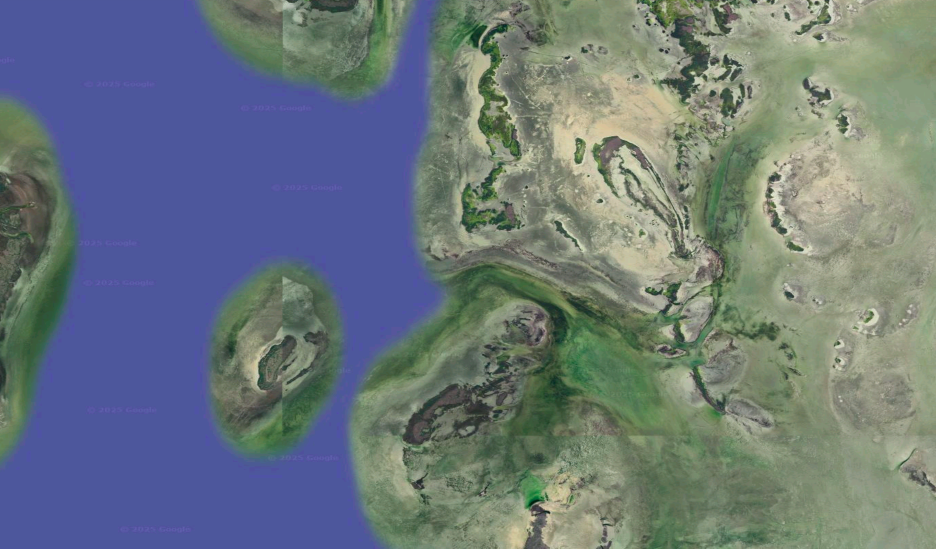
#> input picture lab5/data/img.png, 1872 x 1097 px (shown at 1/2 size); its folder holds 4 pictures in this run
$ python lab5.py
#> lines starting #> are read from the running program, lines starting #| are printed output that depends on the picture; after the words box and inside, x2 and y2 are one past the last pixel; in counts of white or black regions, pixels touching at a corner belong together
import os
import numpy as np
import shutil
from PIL import Image
from sklearn.cluster import KMeans
from sklearn.preprocessing import StandardScaler
from scipy.stats import entropy

main_dir = "data"
res = "кластери_результат"
s = (500, 500)

files = [f for f in os.listdir(main_dir) if f.lower().endswith(('.png'))]

if len(files) < 2:
    exit()

n_clusters = min(6, len(files))

os.makedirs(res, exist_ok=True)


def load_img(f):
#> called with f = 'img.png'
    path = os.path.join(main_dir, f)
    img = Image.open(path).convert("RGB").resize(s)
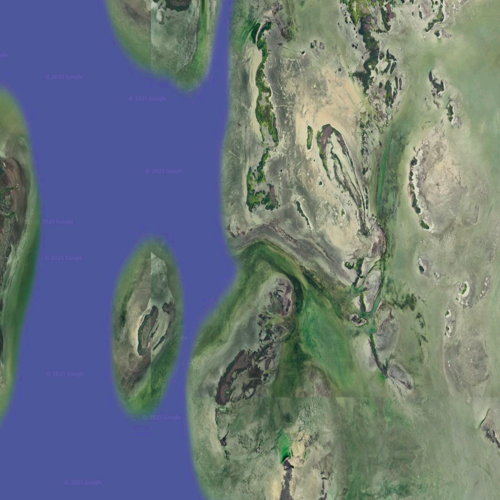
#> img: PIL image 500x500 RGB; mean R, G, B 107.3, 119, 124.5
    return np.array(img) / 255.0


def ultimate_features(img):
    hsv_img = Image.fromarray((img * 255).astype('uint8')).convert('HSV')
#> hsv_img: PIL image 500x500 HSV; mean H, S, V 96.9, 74.9, 141.2
    hsv = np.array(hsv_img)
    h = hsv[:, :, 0] / 179.0
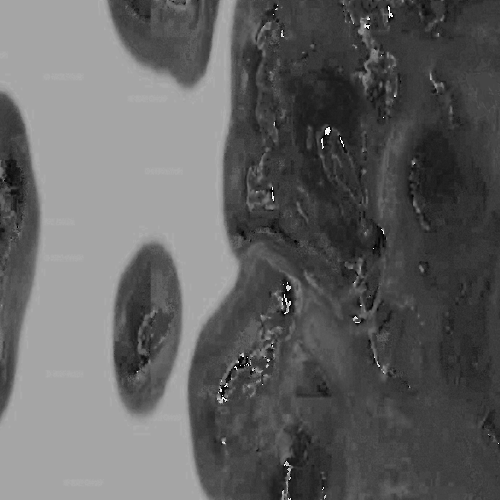
#> h: shape (500, 500) float64; min 0, max 1.41, mean 0.541; drawn with min black and max white
    s = hsv[:, :, 1] / 255.0
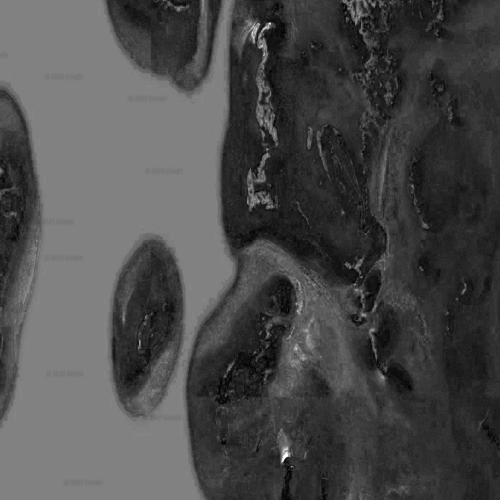
#> s: shape (500, 500) float64; min 0, max 1, mean 0.294
    v = hsv[:, :, 2] / 255.0
    gray = np.mean(img, axis=2)

    features = []

    features.append(((h > 0.2) & (h < 0.45) & (s > 0.4)).mean())

    features.append(((h > 0.5) & (h < 0.72) & (s > 0.35)).mean())

    features.append((s < 0.2).mean())

    brown_gray = ((h > 0.05) & (h < 0.25) | (h > 0.0) & (h < 0.05)) & (s < 0.4) & (v > 0.3)
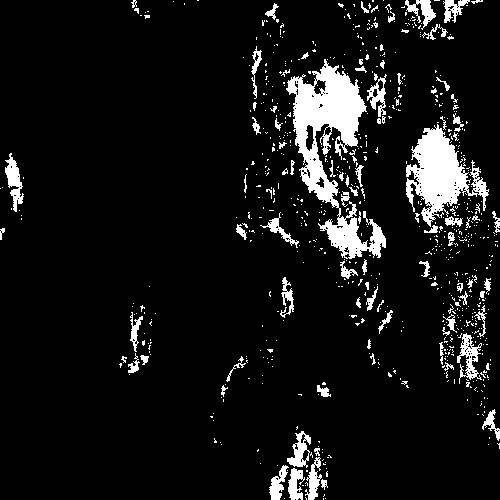
#> brown_gray: shape (500, 500) bool; 8.3% white; 754 white regions (663 under 20 px), largest, box (x1, y1, x2, y2) and area: (286, 59, 386, 259) 6894, (406, 124, 489, 227) 3811, (5, 153, 24, 212) 511
    features.append(brown_gray.mean())

    features.append((v > 0.93).mean())

    grad_y, grad_x = np.gradient(gray)
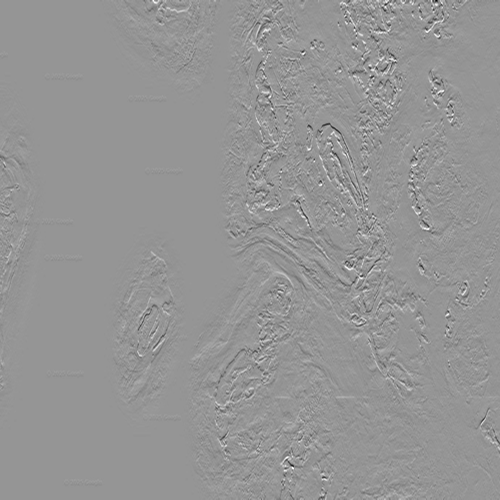
#> grad_y: shape (500, 500) float64; min -0.39, max 0.277, mean 2.43e-05; drawn with min black and max white
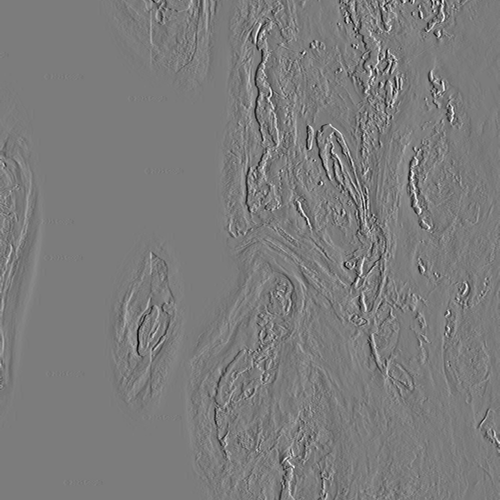
#> grad_x: shape (500, 500) float64; min -0.293, max 0.308, mean 0.000388; drawn with min black and max white
    edges = np.sqrt(grad_x ** 2 + grad_y ** 2)
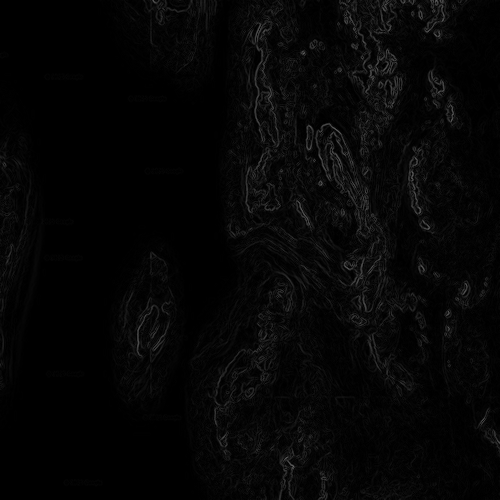
#> edges: shape (500, 500) float64; min 0, max 0.39, mean 0.023
    features.append(edges.mean())
    features.append(edges.std())

    hist, _ = np.histogram(gray, bins=64, range=(0, 1), density=True)
#> hist = 64 values, max 20.98 at index 26, min 0 at index 0, mean 1
    hist = hist + 0.0000000001
#> hist = 64 values, max 20.98 at index 26, min 1e-10 at index 0, mean 1
    features.append(entropy(hist))


    features.append((v < 0.3).mean())

    return features


X = []
valid_files = []

for f in files:
    try:
        img = load_img(f)
        feats = ultimate_features(img)
#> feats = [0.00403, 0.0127, 0.401, 0.0831, 0, 0.023, 0.0345, 2.93, 0.0223]
        X.append(feats)
        valid_files.append(f)
    except Exception as e:
        print(f"ПОМИЛКА")
#> pass 2 of the loop `for f in files:`:
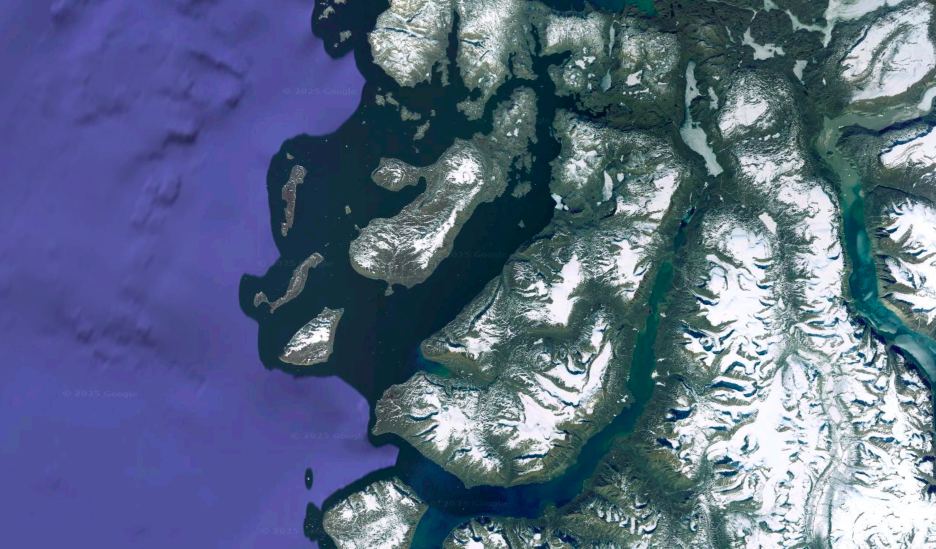
#> input picture lab5/data/Вставленное изображение (3).png, 1872 x 1097 px (shown at 1/2 size)
#> hsv_img: PIL image 500x500 HSV; mean H, S, V 146, 102.5, 135.3
#> in ultimate_features (call 2), `brown_gray = ((h > 0.05) & (h < 0.25) | (h > 0.0) & (h < 0.05)) & (s <..`:
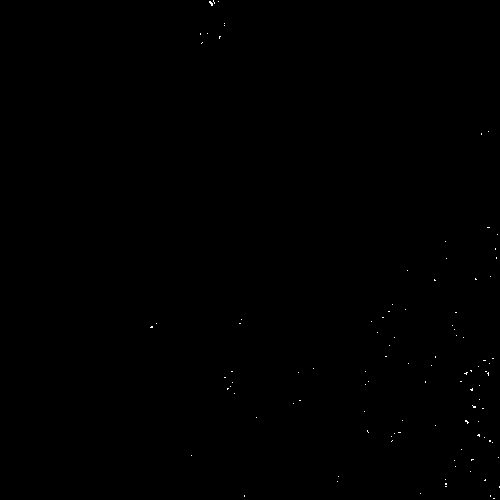
#> brown_gray: shape (500, 500) bool; 0.08% white in thin lines or dots, all inside (x1, y1, x2, y2) = (150, 0, 500, 499)
#> in ultimate_features (call 2), `edges = np.sqrt(grad_x ** 2 + grad_y ** 2)`:
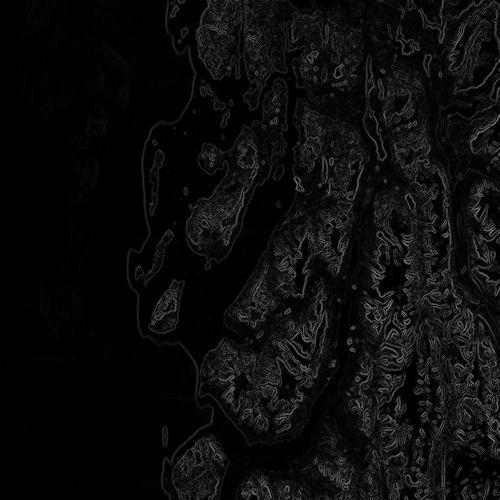
#> edges: shape (500, 500) float64; min 0, max 0.54, mean 0.0477
#> in ultimate_features (call 2), `hist, _ = np.histogram(gray, bins=64, range=(0, 1), density=True)`: hist = 64 values, max 9.55 at index 26, min 0 at index 0, mean 1
#> in ultimate_features (call 2), `hist = hist + 0.0000000001`: hist = 64 values, max 9.55 at index 26, min 1e-10 at index 0, mean 1
#> feats = [0, 0.0572, 0.278, 0.000832, 0.0749, 0.0477, 0.0685, 3.62, 0.213]
#> pass 3 of the loop `for f in files:`:
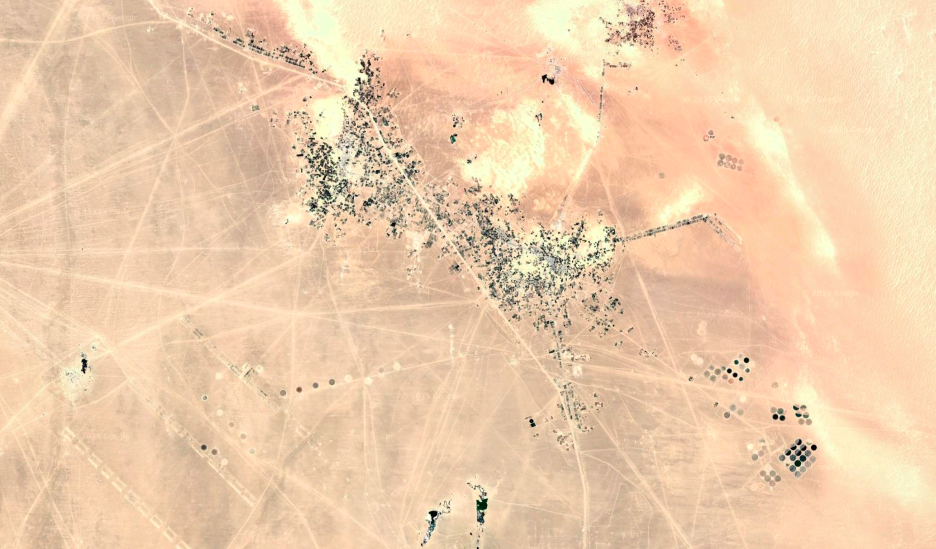
#> input picture lab5/data/Вставленное изображение (4).png, 1872 x 1097 px (shown at 1/2 size)
#> hsv_img: PIL image 500x500 HSV; mean H, S, V 21.8, 70.1, 237.5
#> in ultimate_features (call 3), `brown_gray = ((h > 0.05) & (h < 0.25) | (h > 0.0) & (h < 0.05)) & (s <..`:
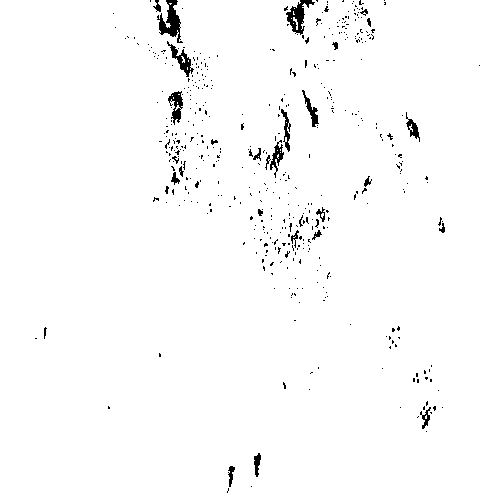
#> brown_gray: shape (500, 500) bool; 98.2% white; 470 black regions (440 under 20 px), largest, box (x1, y1, x2, y2) and area: (157, 0, 183, 43) 490, (286, 0, 315, 35) 399, (167, 41, 194, 77) 282
#> in ultimate_features (call 3), `edges = np.sqrt(grad_x ** 2 + grad_y ** 2)`:
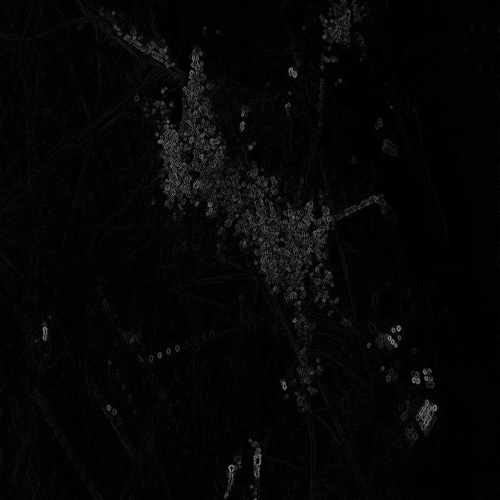
#> edges: shape (500, 500) float64; min 0, max 0.587, mean 0.0246
#> in ultimate_features (call 3), `hist, _ = np.histogram(gray, bins=64, range=(0, 1), density=True)`: hist = 64 values, max 7.22 at index 52, min 0 at index 63, mean 1
#> in ultimate_features (call 3), `hist = hist + 0.0000000001`: hist = 64 values, max 7.22 at index 52, min 1e-10 at index 63, mean 1
#> feats = [7.2e-05, 0.000308, 0.0548, 0.982, 0.61, 0.0246, 0.0415, 2.81, 0.00214]
#> the loop made 4 passes; the first 3 are shown

X = np.array(X)
X_scaled = StandardScaler().fit_transform(X)

kmeans = KMeans(n_clusters=n_clusters, n_init=30, random_state=42)
labels = kmeans.fit_predict(X_scaled)

names = [
    "місто та забудова",
    "вода та водойми",
    "поля та сільгоспугіддя",
    "гори та скелі",
    "ліси та густа рослинність",
    "степ, пустирі, пісок"
]

for f, label in zip(valid_files, labels):
    cluster_name = names[label] if label < len(names) else f"інше_{label}"
    folder = f"{res}/кластер_{label}_{cluster_name}"
    os.makedirs(folder, exist_ok=True)
    shutil.copy(os.path.join(main_dir, f), os.path.join(folder, f))
